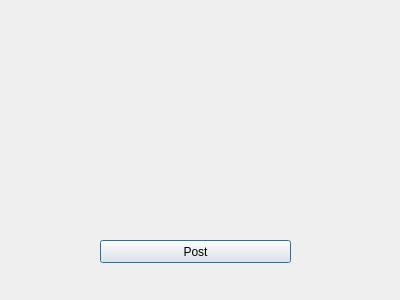
<?xml version="1.0" encoding="UTF-8"?>
<ui version="4.0">
 <class>DocumentDialog</class>
 <widget class="QDialog" name="DocumentDialog">
  <property name="geometry">
   <rect>
    <x>0</x>
    <y>0</y>
    <width>400</width>
    <height>300</height>
   </rect>
  </property>
  <property name="windowTitle">
   <string>Dialog</string>
  </property>
  <widget class="QPushButton" name="buttonPost">
   <property name="geometry">
    <rect>
     <x>100</x>
     <y>240</y>
     <width>191</width>
     <height>23</height>
    </rect>
   </property>
   <property name="text">
    <string>Post</string>
   </property>
  </widget>
 </widget>
 <resources/>
 <connections/>
</ui>
